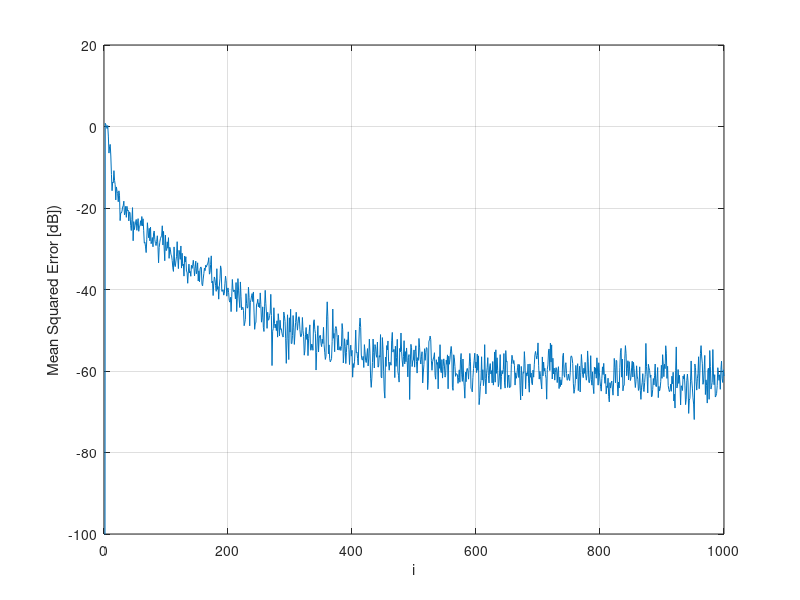

This chart was generated by the following MATLAB code:
%%%%%%%%%%%%%%%%%%%%%%%%%%%%%%%%%%%%%%%%
% volterraLMSAlgorithmKron as seen on  %
% Paulo Diniz - Adaptive Filtering,    %
% now using the Kronecker product      %
% Igor Oliveira                        % 
% 30/06/2020                           %  
%%%%%%%%%%%%%%%%%%%%%%%%%%%%%%%%%%%%%%%%

% Implements the LMS Volterra Filter  for a second-order series
% and a N-th order filter.

clc;
clear;
close;

%% Defining initial parameters

numberOfRuns = 50;
numberOfSamples = 1000;
N = 10; % Filter order

% Calculating the Volterra LMS Filter vector size (the size of the
% input vector x, of the weight vector w etc.)
m = 2 * N + factorial(N) / (factorial(N - 2) * 2);

% Defining convergence coefficient
mu = 0.01;

%% Running the algorithm

for l = 1:numberOfRuns
    % Initializing the input information, u (gaussian distribution with 
    % sigma^2 = 1)
    u = rand(numberOfSamples, 1);
   
    % Initializing the delayed input vector
    z = zeros(N, 1);
    
    % Initializing weight vector w. The weight vector in the LMS Volterra
    % filter is composed of Volterra kernels "w_{oi}"
    w = zeros(m, 1);
    
    % Defining the desired plant vector (Example 11.1, pg. 459 on Diniz's book)
    d = zeros(numberOfSamples, 1);
    p = zeros(numberOfSamples, 1);
    d(1) = 0;
    
    % Initializing error vector
    for i = 2:numberOfSamples
        p(i) = u(i) + 0.5 * u(i - 1);
    end
    for i = 1:numberOfSamples
        d(i) = p(i) + 0.2 * p(i)^2 + 0.1 * p(i)^3;
    end

    % Let's add some gaussian noise to d
    sig_v2 = 1e-6;
    v = randn(numberOfSamples, 1) * sig_v2;
    dNoise = d + v;
    
    for i = 1:numberOfSamples
        % Delaying input vector samples
        z = [u(i); z(1:N - 1)];
        
        % Creating input vector
        zAux = [1; z];
        x = z;
        for j = 1:N
            x = [x; kron(z(j), z(j:N))];            
        end
        
        % Calculating the output
        y = x' * w;
        
        % Calculating the error
        a = dNoise(i) - y;
        e(i) = a;
       
        % Updating the weight vector
        w = w + 2 * mu * e(i) * x;
        
    end
    squaredErrorMatrix(l, :) = e.^2;
end

% Calculating MSE
mse = mean(squaredErrorMatrix);

% Plotting Graphs
figure;
plot(10 * log(mse));
xlabel("i")
ylabel("Mean Squared Error [dB])");
ylim([-100, 20])
grid;